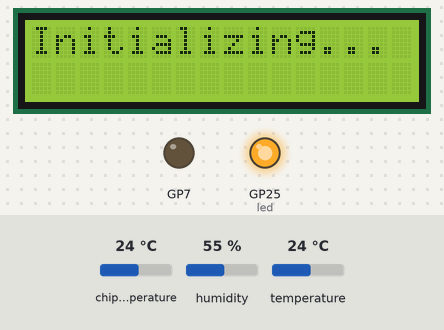
This program was run on a simulated Raspberry Pi Pico running MicroPython. Parts: 16×2 character LCD, output pins drawn as LEDs (lit = HIGH). Dashed ring = blinking. The test bench sets the inputs (shaded band); at power-on: humidity 55 %, temperature 24 °C, chip temperature 24 °C. Library files of the repository ran but are not shown: sht30.py, pico_i2c_lcd.py; what the program prints to the serial console is not drawn.

Above: at 1.2 s.
1.3 s: humidity set to 73 %
At 3.3 s:
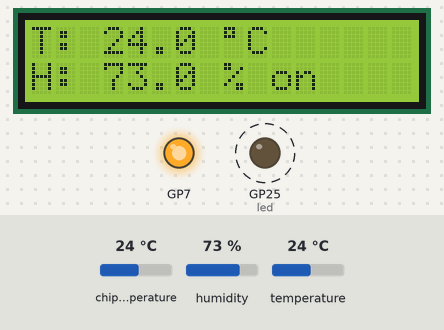
4.0 s: humidity set to 76 %
At 5.4 s:
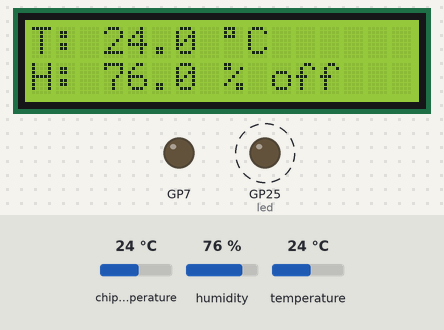
7.5 s: temperature set to 12 °C
At 9.51 s:
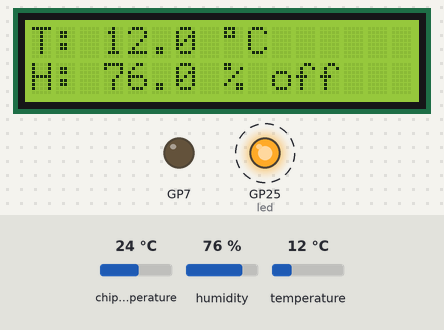
9.8 s: temperature set to 19 °C
At 11.5 s:
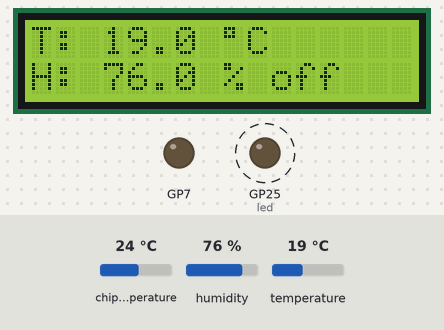
Timing chart, 0 to 13.2 s (numbered marks = the images above; inputs shaded):
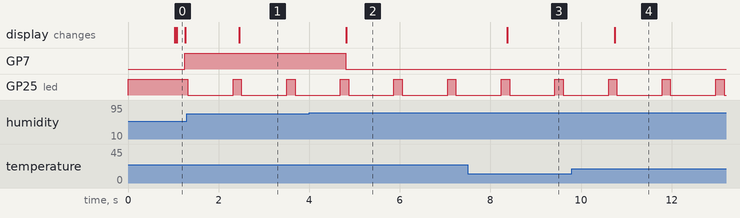

Measured:
- the behaviour switches between 74 and 75 % on humidity (found by bisection; images 1 and 2)
- after the input at 1.3 s, the display: changes after 1.2 s (image 1)
- after the input at 4.0 s, GP7: HIGH → LOW after 0.80 s; the display: changes after 0.82 s (image 2)
- after the input at 7.5 s, the display: changes after 0.87 s (image 3)
- after the input at 9.8 s, the display: changes after 0.94 s (image 4)
- by itself, GP25 (led): alternates HIGH for 0.18 s and LOW for 1.0 s

The program:

main.py
```python
import time, sht30, ujson
from machine import I2C, SoftI2C, Pin, ADC
from ssd1306 import SSD1306_I2C
from pico_i2c_lcd import I2cLcd

try:
    print("Loading configuration...")
    f = open('config.json', 'r')
    config = ujson.loads(f.read())
    f.close()

    class DummyPin:
        def on(self):
            pass
        def off(self):
            pass
        def value(self):
            return 0
        def value(self, val):
            pass

    try:
        led = Pin("LED", Pin.OUT)
        led.on()
        print(f'Using onboard LED: {led}')
    except:
        print('Using dummy LED')
        led = DummyPin()

    def HasLength(value):
        try:
            return len(value) >= 0
        except:
            return False;

    class Display:
        def clear(self, hard = False):
            pass # no-op

        def show(self):
            pass # no-op

        def simple(self, msg):
            self.clear(True)
            self.text(msg, 0)
            self.show()

        def text(self, msg, y):
            print(msg)

    class Lcd1602Display(Display):
        def __init__(self, lcd):
            self.__lcd = lcd

        def clear(self, hard = False):
            if hard:
                self.__lcd.clear()

        def text(self, msg, y):
            if y >= 0 and y < 2:
                self.__lcd.move_to(0, y)
                self.__lcd.putstr(msg)
                if len(msg) < 16:
                    self.__lcd.move_to(len(msg), y)
                    self.__lcd.putstr(" " * (16 - len(msg)))
            else:
                super().text(msg, y) # use default logic

    class Ssd1306Display(Display):
        def __init__(self, ssd):
            self.__ssd = ssd

        def clear(self, hard = False):
            self.__ssd.fill(0)

        def text(self, msg, y):
            self.__ssd.text(msg, 0, y * 12)

        def show(self):
            self.__ssd.show()

    class Relay:
        def __init__(self, pins):
            if HasLength(pins):
                self.__pins = []
                for idx, pin in enumerate(pins):
                    self.__pins.append(Pin(pin, Pin.OUT))
            else:
                self.__pins = [ Pin(pins, Pin.OUT) ]
            self.__state = False
            print(f'Relays: {self.__pins}')

        def value(self, newValue = None):
            if newValue is None:
                return self.__state
            elif newValue is True:
                self.on()
            else:
                self.off()

        def on(self):
            if self.__state is True:
                return
            for idx, pin in enumerate(reversed(self.__pins)):
                if idx != 0:
                    print('Pausing between pins...')
                    time.sleep(0.1)
                print(f'Activating {pin}')
                pin.on()
            self.__state = True

        def off(self):
            if self.__state is False:
                return
            for idx, pin in enumerate(self.__pins):
                if idx != 0:
                    print('Pausing between pins...')
                    time.sleep(0.1)
                print(f'Deactivating {pin}')
                pin.off()
            self.__state = False

    def getI2C(bridges, sda, scl, addr, label):
        key = (sda, scl)
        if key in bridges:
            print(f"Reusing I2C bridge for {key}")
            i2c = bridges[key]
        else:
            print(f"Creating new I2C bridge for {key}")

            # hardware I2C bridge seems less reliable; may times hardware_test.py
            # will work fine with software, and utterly fail with hardware bridge
            # note this may be sub-revision related; hardware I2C on Pico WH seems
            # more reliable than hardware I2C on Pico H - or maybe I somehow destroyed
            # the I2C controller by shorting bad pins, who knows!
            i2c = SoftI2C(sda=Pin(sda), scl=Pin(scl))

            """ # this would be nice, but is less reliable
            # Pico has two hardware I2C controllers; module 0 handles SDA 0/4/8/12/16/20,
            # module 1 handles SDA 2/6/10/14/18/26 (where SCL=SDA+1); try to use hardware
            try:
                i2c = I2C((sda >> 1) & 1, sda=Pin(sda), scl=Pin(scl))
                print(f"Using hardware I2C, controller {(sda >> 1) & 1}")
            except ValueError:
                print("Unable to use hardware I2C; trying software...")
                i2c = SoftI2C(sda=Pin(sda), scl=Pin(scl))
            """
            time.sleep(1) # allow things to initialize
            bridges[key] = i2c

        print(f"Scanning for I2C device {hex(addr)} ({addr})...")
        devices = i2c.scan()
        print(f'Available devices: {devices}')

        if addr in devices:
            print(f'Device ({label}) found')
            return i2c

        print(f'Device ({label}) not found')
        return None

    def statusString(val):
        return "on" if val is True else "off"

    display = Display()
    bridges = dict() # I2C could be shared between pins; we'll re-use

    if 'display' in config:
        try:
            print("Configuring display...")
            cfg = config["display"]
            i2c = getI2C(bridges, cfg["sda"], cfg["scl"], cfg["addr"], 'display')

            if i2c is not None:
                print(f'Configuring {cfg["type"]} display...')
                if cfg["type"] == "ssd1306":
                    display = Ssd1306Display(SSD1306_I2C(cfg["width"], cfg["height"], i2c, cfg["addr"]))
                elif cfg["type"] == "lcd1602":
                    display = Lcd1602Display(I2cLcd(i2c, cfg["addr"], 2, 16))
        except:
            print('Fault configuring display')
            raise
    else:
        print('Display not configured')

    display.simple("Initializing...")

    sensor = config["sensor"]
    print(sensor)
    values = sensor["values"]
    print(f'Sensor has {len(values)} output values')
    for val in values:
        if 'relay' in val:
            if val["relay"] is None:
                val.pop("relay")
            else:
                val["relay"] = Relay(val["relay"])

    print("Configuring sensor...")
    i2c = getI2C(bridges, sensor["sda"], sensor["scl"], sensor["addr"], 'sensor')
    sht = None
    if i2c is not None:
        sht=sht30.SHT30(i2c=i2c, i2c_address=sensor["addr"])

    cpu = machine.ADC(4) # allows access to CPU temperature

    # main loop (note: no point running if we don't have a sensor)
    print('Running...')
    while sht is not None:
        # enable the device LED to show we're alive
        led.on()

        display.clear() # soft clear; minimize 1602 flicker

        # read the values from the sensor
        try:
            tuple = sht.measure()
        except:
            tuple = None

        for idx, x in enumerate(values):
            val = None if tuple is None else tuple[idx]

            if val is None:
                display.text(f'{x["label"]}: ERR', idx)
            else:
                try:
                    status = ""
                    if 'relay' in x:
                        relay = x["relay"]
                        current = relay.value()
                        target = current # assume no change

                        # logic here is absurdly simple latch; we don't need to be clever
                        if current is True:
                            if val >= x["off"]:
                                target = False
                        else:
                            if val <= x["on"]:
                                target = True

                        status = statusString(target)

                        if target != current:
                            relay.value(target)
                            print(f'{x["name"]} now {statusString(relay.value())}')

                    unit = x["unit"].replace("°", chr(223)) # fix code-page
                    display.text(f'{x["label"]}: {round(val, 1)} {unit} {status}', idx)
                except:
                    display.text(f'{x["label"]}: ERR', idx)

        # read the ambient CPU temperature (ADC 4 is a slope showing temp,
        # with defined gradient/origin; these numbers are from the spec)
        # see: https://electrocredible.com/raspberry-pi-pico-temperature-sensor-tutorial/
        ADC_voltage = cpu.read_u16() * (3.3 / (65536))
        cputemp = 27 - (ADC_voltage - 0.706) / 0.001721

        display.text(f'CPU: {round(cputemp, 1)} C', 2)
        display.show()

        # pause for long enough to ensure the status LED is visible
        time.sleep(0.05)

        # show that we're done thinking (thinking will appear as a flash)
        led.off()

        # wait a second (there's no point updating too frequently)
        time.sleep(config["delay"])
finally:
    # show exit condition
    try:
        display.simple("Sensor failure" if sht is None else "Terminated")
        for i in range(5):
            led.on()
            time.sleep(0.5)
            led.off()
            time.sleep(0.5)
    except:
        pass

    # something went wrong, but we probably want to keep working; try rebooting
    try:
        display.simple('Rebooting')
        time.sleep(1)
        machine.reset()
        display.simple('Reboot failed') # we shouldn't get here
    except:
        pass
```
